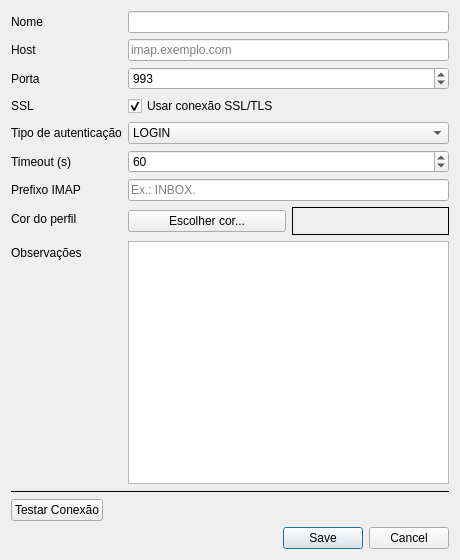
<?xml version="1.0" encoding="UTF-8"?>
<ui version="4.0">
 <class>ProfileDialog</class>
 <widget class="QDialog" name="ProfileDialog">
  <property name="geometry"><rect><x>0</x><y>0</y><width>460</width><height>560</height></rect></property>
  <property name="windowTitle"><string>Perfil de Servidor IMAP</string></property>
  <layout class="QVBoxLayout" name="rootLayout">

   <item>
    <layout class="QFormLayout" name="formLayout">

     <item row="0" column="0"><widget class="QLabel" name="labelNome"><property name="text"><string>Nome</string></property></widget></item>
     <item row="0" column="1"><widget class="QLineEdit" name="editNome"/></item>

     <item row="1" column="0"><widget class="QLabel" name="labelHost"><property name="text"><string>Host</string></property></widget></item>
     <item row="1" column="1"><widget class="QLineEdit" name="editHost"><property name="placeholderText"><string>imap.exemplo.com</string></property></widget></item>

     <item row="2" column="0"><widget class="QLabel" name="labelPorta"><property name="text"><string>Porta</string></property></widget></item>
     <item row="2" column="1">
      <widget class="QSpinBox" name="spinPorta">
       <property name="minimum"><number>1</number></property>
       <property name="maximum"><number>65535</number></property>
       <property name="value"><number>993</number></property>
      </widget>
     </item>

     <item row="3" column="0"><widget class="QLabel" name="labelSsl"><property name="text"><string>SSL</string></property></widget></item>
     <item row="3" column="1"><widget class="QCheckBox" name="checkSsl"><property name="checked"><bool>true</bool></property><property name="text"><string>Usar conexão SSL/TLS</string></property></widget></item>

     <item row="4" column="0"><widget class="QLabel" name="labelAuth"><property name="text"><string>Tipo de autenticação</string></property></widget></item>
     <item row="4" column="1">
      <widget class="QComboBox" name="comboAuthType">
       <item><property name="text"><string>LOGIN</string></property></item>
       <item><property name="text"><string>PLAIN</string></property></item>
       <item><property name="text"><string>CRAM-MD5</string></property></item>
       <item><property name="text"><string>OAUTH2</string></property></item>
       <item><property name="text"><string>XOAUTH2</string></property></item>
      </widget>
     </item>

     <item row="5" column="0"><widget class="QLabel" name="labelTimeout"><property name="text"><string>Timeout (s)</string></property></widget></item>
     <item row="5" column="1">
      <widget class="QSpinBox" name="spinTimeout">
       <property name="minimum"><number>5</number></property>
       <property name="maximum"><number>600</number></property>
       <property name="value"><number>60</number></property>
      </widget>
     </item>

     <item row="6" column="0"><widget class="QLabel" name="labelPrefix"><property name="text"><string>Prefixo IMAP</string></property></widget></item>
     <item row="6" column="1"><widget class="QLineEdit" name="editPrefix"><property name="placeholderText"><string>Ex.: INBOX.</string></property></widget></item>

     <item row="7" column="0"><widget class="QLabel" name="labelColor"><property name="text"><string>Cor do perfil</string></property></widget></item>
     <item row="7" column="1">
      <layout class="QHBoxLayout" name="colorLayout">
       <item><widget class="QPushButton" name="btnPickColor"><property name="text"><string>Escolher cor...</string></property></widget></item>
       <item><widget class="QFrame" name="frameColorPreview"><property name="minimumSize"><size><width>28</width><height>28</height></size></property><property name="frameShape"><enum>QFrame::Shape::Box</enum></property></widget></item>
      </layout>
     </item>

     <item row="8" column="0"><widget class="QLabel" name="labelObs"><property name="text"><string>Observações</string></property></widget></item>
     <item row="8" column="1"><widget class="QPlainTextEdit" name="editObs"><property name="maximumHeight"><number>80</number></property></widget></item>

    </layout>
   </item>

   <item>
    <widget class="QFrame" name="lineSeparator">
     <property name="frameShape"><enum>QFrame::Shape::HLine</enum></property>
    </widget>
   </item>

   <item>
    <layout class="QHBoxLayout" name="testLayout">
     <item><widget class="QPushButton" name="btnTestConnection"><property name="text"><string>Testar Conexão</string></property></widget></item>
     <item><widget class="QLabel" name="labelTestResult"><property name="text"><string></string></property></widget></item>
     <item>
      <spacer name="testSpacer">
       <property name="orientation"><enum>Qt::Orientation::Horizontal</enum></property>
       <property name="sizeHint"><size><width>40</width><height>20</height></size></property>
      </spacer>
     </item>
    </layout>
   </item>

   <item>
    <widget class="QDialogButtonBox" name="buttonBox">
     <property name="standardButtons"><set>QDialogButtonBox::StandardButton::Cancel|QDialogButtonBox::StandardButton::Save</set></property>
    </widget>
   </item>

  </layout>
 </widget>
 <resources/>
 <connections/>
</ui>
